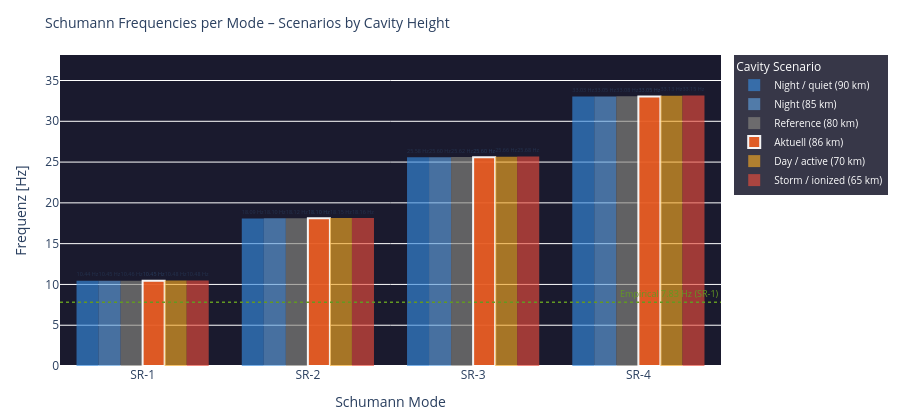

Notebook code for this chart:
### Code cell
# ============================================================
# RESONANCE CONDITIONS – Schumann frequencies as bar chart
# Each SR mode: frequency at different cavity heights
# ============================================================

modi        = [1, 2, 3, 4]
h_scenarios = {
    'Night / quiet (90 km)':   90.0,
    'Night (85 km)':           85.0,
    'Reference (80 km)':        80.0,
    f'Aktuell ({h_eff:.0f} km)': float(h_eff),
    'Day / active (70 km)':     70.0,
    'Storm / ionized (65 km)': 65.0,
}
colors_h = ['#378ADD','#5F9FDD','#888780','#E85D24','#F2A623','#e74c3c']

fig = go.Figure()

x_labels = [f'SR-{n}' for n in modi]

for i, (label, h) in enumerate(h_scenarios.items()):
    freqs = [schumann_freq(n, h) for n in modi]
    # Highlight if this is the current height
    is_current = abs(h - float(h_eff)) < 0.1
    fig.add_trace(go.Bar(
        name=label,
        x=x_labels,
        y=freqs,
        marker_color=colors_h[i],
        opacity=0.95 if is_current else 0.65,
        marker_line=dict(color='white', width=2) if is_current else dict(width=0),
        text=[f'{f:.2f} Hz' for f in freqs],
        textposition='outside',
        textfont=dict(size=8),
    ))

# Referenz-Linie SR-1 = 7.83 Hz (empirisch)
fig.add_hline(y=7.83, line_dash='dot', line_color='#639922', line_width=1.5,
              annotation_text='Empirical 7.83 Hz (SR-1)',
              annotation_font=dict(size=9, color='#639922'))

fig.update_layout(
    title=dict(text='Schumann Frequencies per Mode – Scenarios by Cavity Height', font=dict(size=14)),
    barmode='group',
    xaxis=dict(title='Schumann Mode'),
    yaxis=dict(title='Frequenz [Hz]', range=[0, max(schumann_freq(4, 65)*1.15, 38)]),
    height=420,
    plot_bgcolor='#1a1a2e',
    paper_bgcolor='rgba(0,0,0,0)',
    legend=dict(title='Cavity Scenario', bgcolor='rgba(20,20,40,0.85)',
                font=dict(color='white', size=10)),
    margin=dict(l=60, r=30, t=55, b=50)
)
fig.show()

# Textausgabe Delta zur Referenz
print(f'\nFrequency delta (current {h_eff:.0f} km vs. reference 80 km):')
ref_f = {n: schumann_freq(n, 80.0) for n in modi}
act_f = {n: schumann_freq(n, float(h_eff)) for n in modi}
for n in modi:
    d = (act_f[n] - ref_f[n]) * 1000
    print(f'  SR-{n}: {act_f[n]:.4f} Hz  (Ref {ref_f[n]:.4f} Hz  Δ {d:+.1f} mHz)')

### Figure 1 — Plotly figure (JSON) as saved in the notebook; plotly's stock layout.template omitted (floating-point values rounded to 4 significant figures)
{"data": [{"marker": {"color": "#378ADD", "line": {"width": 0}}, "name": "Night / quiet (90 km)", "opacity": 0.65, "text": ["10.44 Hz", "18.09 Hz", "25.58 Hz", "33.03 Hz"], "textfont": {"size": 8}, "textposition": "outside", "type": "bar", "x": ["SR-1", "SR-2", "SR-3", "SR-4"], "y": [10.44, 18.09, 25.58, 33.03]}, {"marker": {"color": "#5F9FDD", "line": {"width": 0}}, "name": "Night (85 km)", "opacity": 0.65, "text": ["10.45 Hz", "18.10 Hz", "25.60 Hz", "33.05 Hz"], "textfont": {"size": 8}, "textposition": "outside", "type": "bar", "x": ["SR-1", "SR-2", "SR-3", "SR-4"], "y": [10.45, 18.1, 25.6, 33.05]}, {"marker": {"color": "#888780", "line": {"width": 0}}, "name": "Reference (80 km)", "opacity": 0.65, "text": ["10.46 Hz", "18.12 Hz", "25.62 Hz", "33.08 Hz"], "textfont": {"size": 8}, "textposition": "outside", "type": "bar", "x": ["SR-1", "SR-2", "SR-3", "SR-4"], "y": [10.46, 18.12, 25.62, 33.08]}, {"marker": {"color": "#E85D24", "line": {"color": "white", "width": 2}}, "name": "Aktuell (86 km)", "opacity": 0.95, "text": ["10.45 Hz", "18.10 Hz", "25.60 Hz", "33.05 Hz"], "textfont": {"size": 8}, "textposition": "outside", "type": "bar", "x": ["SR-1", "SR-2", "SR-3", "SR-4"], "y": [10.45, 18.1, 25.6, 33.05]}, {"marker": {"color": "#F2A623", "line": {"width": 0}}, "name": "Day / active (70 km)", "opacity": 0.65, "text": ["10.48 Hz", "18.15 Hz", "25.66 Hz", "33.13 Hz"], "textfont": {"size": 8}, "textposition": "outside", "type": "bar", "x": ["SR-1", "SR-2", "SR-3", "SR-4"], "y": [10.48, 18.15, 25.66, 33.13]}, {"marker": {"color": "#e74c3c", "line": {"width": 0}}, "name": "Storm / ionized (65 km)", "opacity": 0.65, "text": ["10.48 Hz", "18.16 Hz", "25.68 Hz", "33.15 Hz"], "textfont": {"size": 8}, "textposition": "outside", "type": "bar", "x": ["SR-1", "SR-2", "SR-3", "SR-4"], "y": [10.48, 18.16, 25.68, 33.15]}], "layout": {"annotations": [{"font": {"color": "#639922", "size": 9}, "showarrow": false, "text": "Empirical 7.83 Hz (SR-1)", "x": 1, "xanchor": "right", "xref": "x domain", "y": 7.83, "yanchor": "bottom", "yref": "y"}], "barmode": "group", "height": 420, "legend": {"bgcolor": "rgba(20,20,40,0.85)", "font": {"color": "white", "size": 10}, "title": {"text": "Cavity Scenario"}}, "margin": {"b": 50, "l": 60, "r": 30, "t": 55}, "paper_bgcolor": "rgba(0,0,0,0)", "plot_bgcolor": "#1a1a2e", "shapes": [{"line": {"color": "#639922", "dash": "dot", "width": 1.5}, "type": "line", "x0": 0, "x1": 1, "xref": "x domain", "y0": 7.83, "y1": 7.83, "yref": "y"}], "title": {"font": {"size": 14}, "text": "Schumann Frequencies per Mode – Scenarios by Cavity Height"}, "xaxis": {"title": {"text": "Schumann Mode"}}, "yaxis": {"range": [0, 38.13], "title": {"text": "Frequenz [Hz]"}}}}
